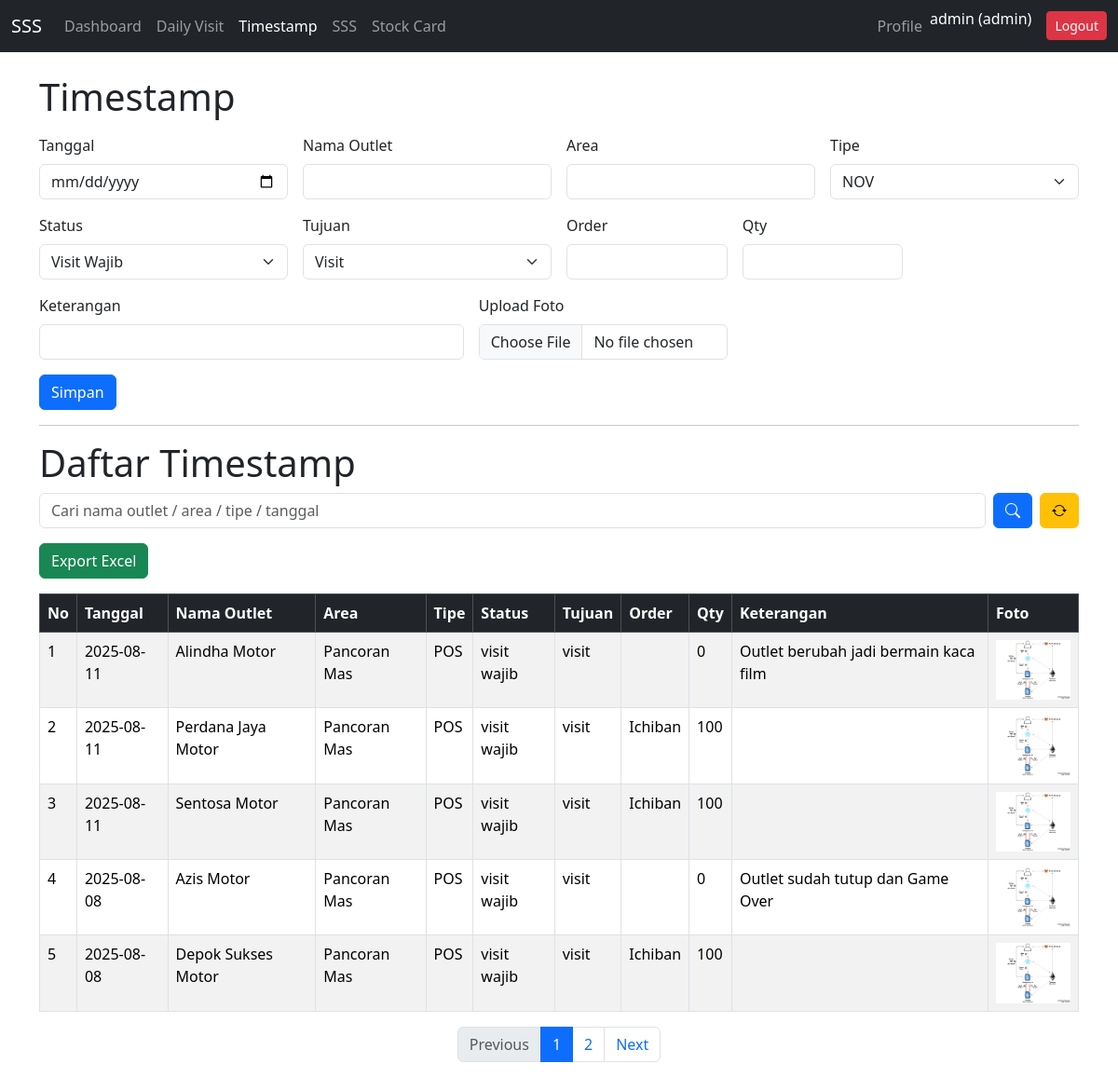
The page /timestamp.php (signed in) on the database its author committed.
### tables this page shows
CREATE TABLE `timestamp` (
  `id` int(11) NOT NULL,
  `tanggal` date NOT NULL,
  `nama_pos` varchar(100) NOT NULL,
  `tipe` enum('NOV','AO','NO','NOO','POS') NOT NULL,
  `area` varchar(100) NOT NULL,
  `status` enum('visit tambahan','visit wajib') NOT NULL,
  `tujuan` enum('visit','visit susulan') NOT NULL,
  `order` varchar(100) DEFAULT NULL,
  `qty` int(11) DEFAULT NULL,
  `keterangan` text DEFAULT NULL,
  `foto` varchar(255) DEFAULT NULL,
  `created_at` timestamp NOT NULL DEFAULT current_timestamp()
);

### timestamp.php (the view, shortened to what this page needs)
<?php
include 'config.php';
$username = $_SESSION['username'];
$role     = $_SESSION['role'];
$limit  = 5;
$page   = isset($_GET['page']) ? max(1, (int)$_GET['page']) : 1;
$offset = ($page - 1) * $limit;
$rawKeyword = $_GET['keyword'] ?? '';
$useFilter  = ($rawKeyword !== '');
$kw = "%".$rawKeyword."%";
if ($useFilter) {
    $countStmt = $conn->prepare(
        "SELECT COUNT(*) AS total FROM `timestamp`
         WHERE tanggal LIKE ? OR nama_pos LIKE ? OR area LIKE ? OR tipe LIKE ? OR status LIKE ? OR tujuan LIKE ? OR `order` LIKE ? OR qty LIKE ? OR keterangan LIKE ?"
    );
    $countStmt->bind_param("sssssssss", $kw,$kw,$kw,$kw,$kw,$kw,$kw,$kw,$kw);
    $countStmt->execute();
    $total_rows = $countStmt->get_result()->fetch_assoc()['total'] ?? 0;
    $countStmt->close();
    $listStmt = $conn->prepare(
        "SELECT * FROM `timestamp`
         WHERE tanggal LIKE ? OR nama_pos LIKE ? OR area LIKE ? OR tipe LIKE ? OR status LIKE ? OR tujuan LIKE ? OR `order` LIKE ? OR qty LIKE ? OR keterangan LIKE ?
         ORDER BY id DESC LIMIT ? OFFSET ?"
    );
    $listStmt->bind_param("sssssssssii", $kw,$kw,$kw,$kw,$kw,$kw,$kw,$kw,$kw,$limit,$offset);
} else {
    $res = $conn->query("SELECT COUNT(*) AS total FROM `timestamp`");
    $total_rows = $res->fetch_assoc()['total'] ?? 0;
    $listStmt = $conn->prepare("SELECT * FROM `timestamp` ORDER BY id DESC LIMIT ? OFFSET ?");
    $listStmt->bind_param("ii", $limit, $offset);
}
$listStmt->execute();
$timestamps = $listStmt->get_result();
$total_pages = (int)ceil($total_rows / $limit);
?>
<!DOCTYPE html>
<html lang="id">
<head>
  <link href="https://cdn.jsdelivr.net/npm/bootstrap@5.3.3/dist/css/bootstrap.min.css" rel="stylesheet">
  <link rel="stylesheet" href="https://cdn.jsdelivr.net/npm/bootstrap-icons@1.13.1/font/bootstrap-icons.min.css">
</head>
<body>
<nav class="navbar navbar-expand-lg navbar-dark bg-dark mb-4">
  <div class="container-fluid">
    <a class="navbar-brand" href="dashboard.php">SSS</a>
    <div class="collapse navbar-collapse" id="navbarNav">
      <ul class="navbar-nav me-auto">
        <li class="nav-item"><a class="nav-link" href="dashboard.php">Dashboard</a></li>
        <li class="nav-item"><a class="nav-link" href="daily_visit.php">Daily Visit</a></li>
        <li class="nav-item"><a class="nav-link active" href="timestamp.php">Timestamp</a></li>
        <li class="nav-item"><a class="nav-link" href="ichiban.php">SSS</a></li>
        <li class="nav-item"><a class="nav-link" href="stockcard.php">Stock Card</a></li>
      </ul>
      <ul class="navbar-nav">
        <li class="nav-item"><a class="nav-link" href="profile.php">Profile</a></li>
        <li class="nav-item">
          <span class="navbar-text text-white me-3"><?= htmlspecialchars($username) ?> (<?= htmlspecialchars($role) ?>)</span>
        </li>
        <li class="nav-item"><a class="btn btn-danger btn-sm mt-1" href="logout.php">Logout</a></li>
      </ul>
    </div>
  </div>
</nav>
<div class="container">
  <h1 class="mb-3">Timestamp</h1>
  <form method="POST" class="row g-3" enctype="multipart/form-data">
    <div class="col-md-3">
      <label class="form-label">Tanggal</label>
      <input type="date" name="tanggal" class="form-control" required>
    </div>
    <div class="col-md-3 position-relative">
      <label class="form-label">Nama Outlet</label>
      <input type="text" name="nama_pos" id="nama_pos" class="form-control" autocomplete="off" required>
    </div>
    <div class="col-md-3">
      <label class="form-label">Area</label>
      <input type="text" name="area" id="area" class="form-control">
    </div>
    <div class="col-md-3">
      <label class="form-label">Tipe</label>
      <select name="tipe" class="form-select" required>
        <option value="NOV">NOV</option>
      </select>
    </div>
    <div class="col-md-3">
      <label class="form-label">Status</label>
      <select name="status" class="form-select" required>
        <option value="Visit Wajib">Visit Wajib</option>
      </select>
    </div>
    <div class="col-md-3">
      <label class="form-label">Tujuan</label>
      <select name="tujuan" class="form-select" required>
        <option value="Visit">Visit</option>
      </select>
    </div>
    <div class="col-md-2">
      <label class="form-label">Order</label>
      <input type="text" name="order_val" class="form-control">
    </div>
    <div class="col-md-2">
      <label class="form-label">Qty</label>
      <input type="number" name="qty" class="form-control" inputmode="numeric">
    </div>
    <div class="col-md-5">
      <label class="form-label">Keterangan</label>
      <input type="text" name="keterangan" class="form-control">
    </div>
    <div class="col-md-3">
      <label class="form-label">Upload Foto</label>
      <input type="file" name="foto" class="form-control" accept="image/*" required>
    </div>
    <div class="col-12">
      <button type="submit" name="submit" class="btn btn-primary">Simpan</button>
    </div>
  </form>
  <hr>
  <h1>Daftar Timestamp</h1>
  <form method="GET" class="d-flex mb-3">
    <input type="text" name="keyword" class="form-control me-2"
           placeholder="Cari nama outlet / area / tipe / tanggal"
           value="<?= htmlspecialchars($rawKeyword) ?>">
    <button type="submit" class="btn btn-primary me-2"><i class="bi bi-search"></i></button>
    <a href="timestamp.php" class="btn btn-warning"><i class="bi bi-arrow-repeat"></i></a>
  </form>
  <a href="export_timestamp.php<?= $useFilter ? '?keyword='.urlencode($rawKeyword) : '' ?>" class="btn btn-success mb-3">Export Excel</a>
  <div class="table-responsive" style="max-height: 500px;">
    <table class="table table-bordered table-striped">
      <thead class="table-dark">
        <tr>
          <th>No</th>
          <th>Tanggal</th>
          <th>Nama Outlet</th>
          <th>Area</th>
          <th>Tipe</th>
          <th>Status</th>
          <th>Tujuan</th>
          <th>Order</th>
          <th>Qty</th>
          <th>Keterangan</th>
          <th>Foto</th>
        </tr>
      </thead>
      <tbody>
        <?php
        $no = $offset + 1;
        if ($timestamps && $timestamps->num_rows > 0):
          while ($row = $timestamps->fetch_assoc()):
        ?>
        <tr>
          <td><?= $no++ ?></td>
          <td><?= htmlspecialchars($row['tanggal']) ?></td>
          <td><?= htmlspecialchars($row['nama_pos']) ?></td>
          <td><?= htmlspecialchars($row['area']) ?></td>
          <td><?= htmlspecialchars($row['tipe']) ?></td>
          <td><?= htmlspecialchars($row['status']) ?></td>
          <td><?= htmlspecialchars($row['tujuan']) ?></td>
          <td><?= htmlspecialchars($row['order']) ?></td>
          <td><?= htmlspecialchars($row['qty']) ?></td>
          <td><?= htmlspecialchars($row['keterangan']) ?></td>
          <td>
            <?php if (!empty($row['foto'])): ?>
              <img src="<?= htmlspecialchars($row['foto']) ?>" alt="foto" width="80">
            <?php else: ?>
              -
            <?php endif; ?>
          </td>
        </tr>
        <?php
          endwhile;
        else:
          echo "<tr><td colspan='11' class='text-center'>Tidak ada data</td></tr>";
        endif;
        ?>
      </tbody>
    </table>
  </div>
  <nav>
    <ul class="pagination justify-content-center">
      <li class="page-item <?= ($page <= 1) ? 'disabled' : '' ?>">
        <a class="page-link" href="?page=<?= max(1, $page-1) ?>&keyword=<?= urlencode($rawKeyword) ?>">Previous</a>
      </li>
      <?php for($i=1; $i<=$total_pages; $i++): ?>
        <li class="page-item <?= ($page == $i) ? 'active' : '' ?>">
          <a class="page-link" href="?page=<?= $i ?>&keyword=<?= urlencode($rawKeyword) ?>"><?= $i ?></a>
        </li>
      <?php endfor; ?>
      <li class="page-item <?= ($page >= $total_pages) ? 'disabled' : '' ?>">
        <a class="page-link" href="?page=<?= min($total_pages, $page+1) ?>&keyword=<?= urlencode($rawKeyword) ?>">Next</a>
      </li>
    </ul>
  </nav>
</div>
</body>
</html>

### rows shown on the page
timestamp: tanggal "2025-08-11", nama_pos "Alindha Motor", area "Pancoran Mas", tipe "POS", status "visit wajib", tujuan "visit", qty "0", keterangan "Outlet berubah jadi bermain kaca film", foto (picture)
timestamp: tanggal "2025-08-11", nama_pos "Perdana Jaya Motor", area "Pancoran Mas", tipe "POS", status "visit wajib", tujuan "visit", order "Ichiban", qty "100", foto (picture)
timestamp: tanggal "2025-08-11", nama_pos "Sentosa Motor", area "Pancoran Mas", tipe "POS", status "visit wajib", tujuan "visit", order "Ichiban", qty "100", foto (picture)
timestamp: tanggal "2025-08-08", nama_pos "Azis Motor", area "Pancoran Mas", tipe "POS", status "visit wajib", tujuan "visit", qty "0", keterangan "Outlet sudah tutup dan Game Over", foto (picture)
timestamp: tanggal "2025-08-08", nama_pos "Depok Sukses Motor", area "Pancoran Mas", tipe "POS", status "visit wajib", tujuan "visit", order "Ichiban", qty "100", foto (picture)

### other values the page prints
$username "admin"
$role "admin"
